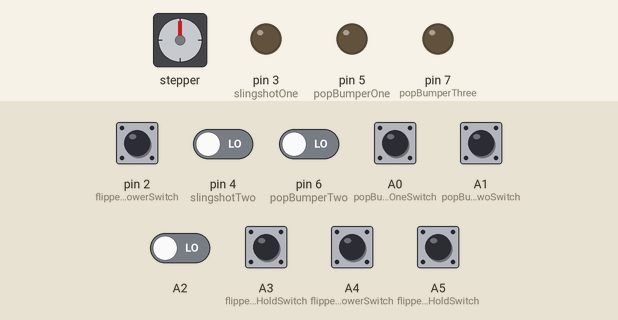
This sketch was run on a simulated Arduino Leonardo, built with avr-gcc and run on an emulated ATmega32U4. Shown: stepper motor, output pins drawn as LEDs (lit = HIGH). Wiring (inferred from the names in the program): stepper motor (2048 steps per turn assumed): coils pin 8, pin 9, pin 10, pin 11. Dashed ring = blinking. Inputs (shaded band) come from the test bench; at power-on: A0 (popBumperOneSwitch), A1 (popBumperTwoSwitch), A2, A3 (flipperRightHoldSwitch), A4 (flipperRightPowerSwitch), A5 (flipperLeftHoldSwitch), pin 2 (flipperLeftPowerSwitch), pin 4 (slingshotTwo), pin 6 (popBumperTwo) LOW. What the sketch prints to the serial monitor is not drawn.

Above: at 1.2 s.
1.3 s: pin 4 (slingshotTwo) driven HIGH
At 1.79 s:
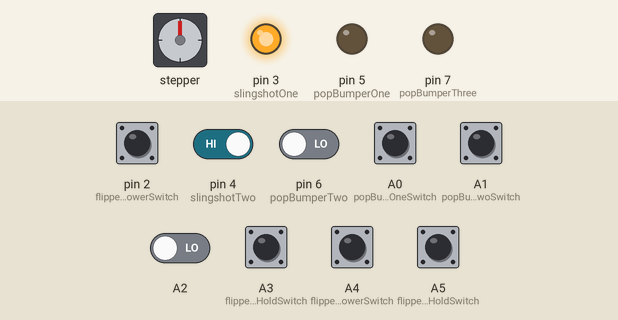
4.3 s: A2 driven HIGH
At 4.52 s:
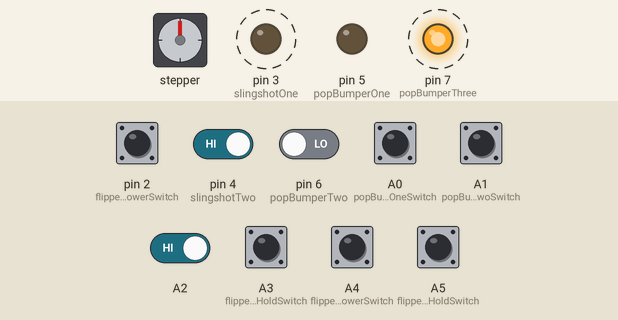
7.3 s: A0 (popBumperOneSwitch) pulled HIGH for 0.15 s
At 7.49 s:
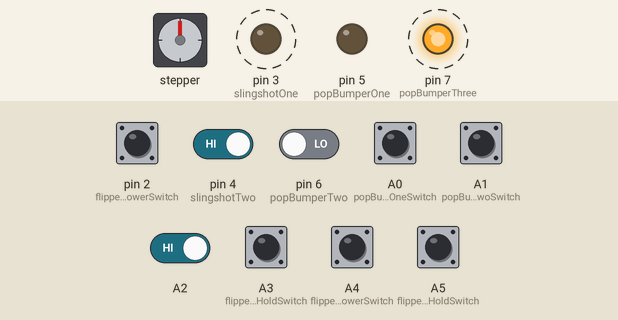
13.4 s: pin 6 (popBumperTwo) driven HIGH
At 13.6 s:
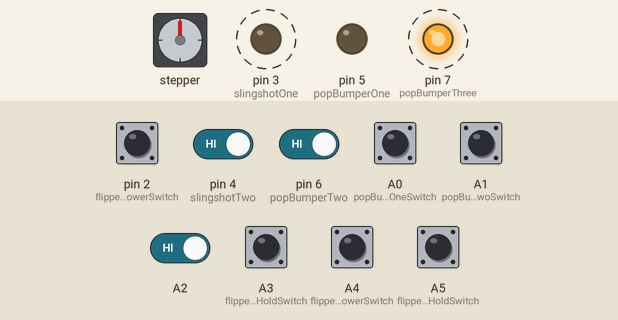
16.4 s: A1 (popBumperTwoSwitch) pulled HIGH for 0.15 s
Timing chart, 0 to 20.5 s (numbered marks = the images above; inputs shaded):
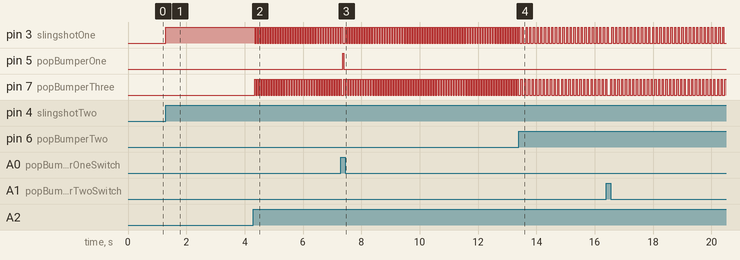

Measured:
- after the input at 1.3 s, pin 3 (slingshotOne): LOW → HIGH at once
- after the input at 4.3 s, pin 7 (popBumperThree): alternates HIGH for 0.04 s and LOW for 0.05 s, starting at once
- after the input at 7.3 s, pin 5 (popBumperOne): LOW → HIGH after 0.06 s, → LOW 0.04 s later
- after the input at 13.4 s, pin 3 (slingshotOne): alternates HIGH for 0.04 s and LOW for 0.09 s, starting after 0.12 s; pin 7 (popBumperThree): alternates HIGH for 0.04 s and LOW for 0.09 s, starting after 0.07 s

The sketch:

working_for_grid.ino.ino
```cpp
/* This is the code for the main microcontroler.
*
*
*This control jobs are:
* [x]coin counter
* [ ]fliper control
* [x]com with screen ardino
* [ ]games played
* [needs work]display intergation
* [ASAP]test code
*
*
*/


//*****************************************************************************************************************
// Decare these varible to the corisopning Aurdino pins and wanted vaules for tuning game play exsperence


// constants won't change. They're used here to set pin numbers:
const int popBumperOneSwitch = A0; // the number of the switch pin
const int popBumperOne = 5; // the number of the popBumper pin
//const int popBumperOneLED = 14; // the number of the popBumperLED pin

const int popBumperTwoSwitch = A1; // the number of the switch pin
const int popBumperTwo = 6; // the number of the popBumper pin
//const int popBumperTwoLED = 15; // the number of the popBumperLED pin

const int popBumperThreeSwitch = A2; // the number of the switch pin
const int popBumperThree = 7; // the number of the popBumper pin
//const int popBumperThreeLED = 16; // the number of the popBumperLED pin

const int flipperRightHoldSwitch = A3; // the number of the switch pin
const int flipperRightHoldCoil = 8; //

const int flipperRightPowerSwitch = A4; //
const int flipperRightPowerCoil = 9; // the number of the flipper pin

const int flipperLeftHoldSwitch = A5; // the number of the switch pin
const int flipperLeftHoldCoil = 10; //

const int flipperLeftPowerSwitch = 2; //
const int flipperLeftPowerCoil = 11; // the number of the flipper pin

const int slingshotOneSwitch = A6; // the number of the switch pin
const int slingshotOne = 3; // the number of the slingshot pin
//const int slingshotOneLED = 17; // the number of the slingshotLED pin

const int slingshotTwoSwitch = A7; // the number of the switch pin
const int slingshotTwo = 4; // the number of the slingshot pin
//const int slingshotLeftLED = 18; // the number of the slingshotLED pin


const int gatePin = 103;
const int openTime = 1;

const int coinDetect = 100;
const int ballDeathSwith = 101;
const int startButton = 102;

const int newBalls = 5; //the number of new ball per pament
const int minCoinsRequerd = 2; // minnum coins requard to get balls

const int messageArraySize = 6;

//points
const int pointsForPopBumper = 10;
const int pointsForSlingShot = 10;
const int pointsForRollOver = 10;

//free balls
const int freeBalls = 1;
const int freeBallPoints = 2000;

//***************************************************************************************************************

// PUBLIC VARs and setup

int scoreRecord;
int score;// the score for a inivial game
int coinsCounted; // the total coin in the maching
int coins; //
int ballsRemaining;
char message[messageArraySize];
//char imputMessage;
int freeBallPointsTracker = 0;


bool gameState;


//int money;

void setup() {
    // initialize the LED pin as an output:
    pinMode(popBumperOne, OUTPUT);
    pinMode(popBumperTwo, OUTPUT);
    pinMode(popBumperThree, OUTPUT);

    pinMode(flipperRightPowerCoil, OUTPUT);
    pinMode(flipperRightHoldCoil, OUTPUT);

    pinMode(flipperLeftPowerCoil, OUTPUT);
    pinMode(flipperLeftHoldCoil, OUTPUT);

    pinMode(slingshotOne, OUTPUT);
    pinMode(slingshotTwo, OUTPUT);

    // initialize the pushbutton pin as an input:
    pinMode(popBumperOneSwitch, INPUT);
    pinMode(popBumperTwoSwitch, INPUT);
    pinMode(popBumperOneSwitch, INPUT);

    pinMode(flipperRightHoldSwitch, INPUT);
    pinMode(flipperLeftHoldSwitch, INPUT);
    pinMode(flipperRightPowerSwitch, INPUT);
    pinMode(flipperLeftPowerSwitch, INPUT);

    pinMode(slingshotOneSwitch, INPUT);
    pinMode(slingshotTwoSwitch, INPUT);

    pinMode(coinDetect, INPUT);
    pinMode(startButton, INPUT);
    pinMode(ballDeathSwith, INPUT);

    //initialize Serial comuticion
    Serial.begin(9600); // start serial communication at 9600bps with USB port
    Serial1.begin(9600); // start serial1 communication at 9600bps with screen control aduino

    Serial.flush(); // flush communication
    Serial1.flush(); // flush communication
}


void loop(){


    ElectronicsLoop();

    delay(5);
}


//******************************************************************************************************


// ELECTRONICS CONTROL


void ElectronicsLoop(){
    SlingshotControl(slingshotOne, slingshotOneSwitch, pointsForSlingShot);
    SlingshotControl(slingshotTwo, slingshotTwoSwitch, pointsForSlingShot);
    PopBumperControl(popBumperOne, popBumperOneSwitch, pointsForPopBumper);
    PopBumperControl(popBumperTwo, popBumperTwoSwitch, pointsForPopBumper);
    PopBumperControl(popBumperThree, popBumperThreeSwitch, pointsForPopBumper);
    FlipperControl(flipperLeftPowerCoil, flipperLeftHoldCoil, flipperLeftPowerSwitch, flipperLeftHoldSwitch);
    FlipperControl(flipperRightPowerCoil, flipperRightHoldCoil, flipperRightPowerSwitch, flipperRightHoldSwitch);
    TestSwitch(flipperLeftHoldSwitch, "flipperLeftHoldSwitch");
    TestSwitch(flipperRightHoldSwitch, "flipperRightHoldSwitch");
    TestSwitch(flipperLeftPowerSwitch, "flipperLeftPowerSwitch");
    TestSwitch(flipperRightPowerSwitch, "flipperRightPowerSwitch");


}

void BallGateControl (bool _open){ //puts ball into play NOT DONE
    if (_open){
        //open
        //digitalWrite(gatePin, HIGH);
        //Serial.println("RUNNING: gate open");
    } else {
        //Serial.println("RUNNING: gate closed");
        //close
    }
}

void PopBumperControl(int _popBumper, int _popBumperSwitch, int _points){

    int buttonState = 1; // variable for reading the pushbutton status
    // read the state of the pushbutton value:
    buttonState = digitalRead(_popBumperSwitch);

    // check if the pushbutton is pressed. If it is, the buttonState is HIGH:
    if (buttonState == HIGH) {
        // turn LED on:

        digitalWrite(_popBumper, HIGH);
        delay(40);
        digitalWrite(_popBumper, LOW);
        Serial.print("RUNNING: PopBumperControl  ");
    } else {
        // turn LED off:
        digitalWrite(_popBumper, LOW);
    }
}


void FlipperControl(int _flipperPowerCoil, int _flipperHoldCoil, int _flipperPowerSwitch, int _flipperHoldSwitch) {

    int buttonState = 1;
    int button2State = 1;
    // read the state of the pushbutton value:
    buttonState = digitalRead(_flipperPowerSwitch);
    button2State = digitalRead(_flipperHoldSwitch);

    // check if the pushbutton is pressed. If it is, the buttonState is HIGH:
    if (buttonState == HIGH && button2State == LOW) {

        digitalWrite(_flipperHoldCoil, HIGH);
        digitalWrite(_flipperPowerCoil, HIGH);
    } else if (buttonState == HIGH && button2State == HIGH){
        digitalWrite(_flipperPowerCoil, LOW);
    } else {
        // turn LED off:
        digitalWrite(_flipperPowerCoil, LOW);
        digitalWrite(_flipperHoldCoil, LOW);
    }
}

void TestSwitch (int _switch, String _name){
  int switchState = digitalRead(_switch);
  if (switchState == HIGH){
    Serial.println(_name);
  }
}

void SlingshotControl(int _slingshot, int _slingshotSwitch, int _points) {//NOT DONE

    int buttonState = 1; // variable for reading the pushbutton status
    // read the state of the pushbutton value:
    buttonState = digitalRead(_slingshotSwitch);

    // check if the pushbutton is pressed. If it is, the buttonState is HIGH:
    if (buttonState == HIGH) {
        // turn LED on:
        Serial.print(_slingshotSwitch);
        Serial.print(" ");
        //AddScore(_points);
        digitalWrite(_slingshot, HIGH);
        delay(40);
        digitalWrite(_slingshot, LOW);
    } else {
        // turn LED off:
        digitalWrite(_slingshot, LOW);
    }
}
```
